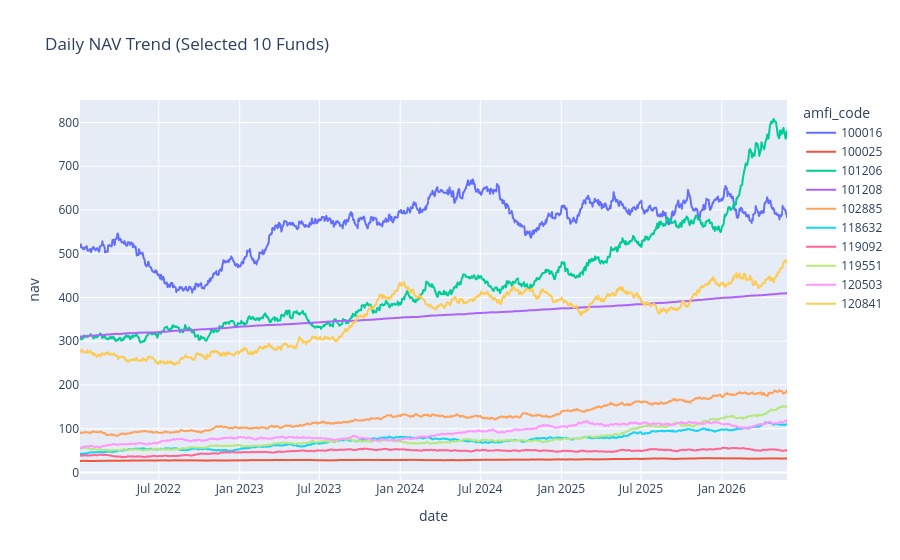

Notebook source saved alongside this figure:
### Code cell
--!0 selected NAV funds trend
selected = [
    119551,  # SBI Bluechip
    120503,  # ICICI Bluechip
    118632,  # Nippon Large Cap
    119092,  # Axis Bluechip
    120841,  # Kotak Bluechip
    100016,
    100025,
    101206,
    101208,
    102885
]

nav10 = nav[nav["amfi_code"].isin(selected)]

fig = px.line(
    nav10,
    x="date",
    y="nav",
    color="amfi_code",
    title="Daily NAV Trend (Selected 10 Funds)"
)

fig.show()

### Figure 1 — Plotly figure (JSON) as saved in the notebook; plotly's stock layout.template omitted (floating-point values rounded to 4 significant figures; data arrays with more than 128 entries replaced by an {"elided": "..."} marker saying what was removed)
{"data": [{"hovertemplate": "amfi_code=100016<br>date=%{x}<br>nav=%{y}<extra></extra>", "legendgroup": "100016", "line": {"color": "#636efa", "dash": "solid"}, "marker": {"symbol": "circle"}, "mode": "lines", "name": "100016", "showlegend": true, "type": "scattergl", "x": {"elided": "1150 str values"}, "xaxis": "x", "y": {"elided": "1150 float values"}, "yaxis": "y"}, {"hovertemplate": "amfi_code=100025<br>date=%{x}<br>nav=%{y}<extra></extra>", "legendgroup": "100025", "line": {"color": "#EF553B", "dash": "solid"}, "marker": {"symbol": "circle"}, "mode": "lines", "name": "100025", "showlegend": true, "type": "scattergl", "x": {"elided": "1150 str values"}, "xaxis": "x", "y": {"elided": "1150 float values"}, "yaxis": "y"}, {"hovertemplate": "amfi_code=101206<br>date=%{x}<br>nav=%{y}<extra></extra>", "legendgroup": "101206", "line": {"color": "#00cc96", "dash": "solid"}, "marker": {"symbol": "circle"}, "mode": "lines", "name": "101206", "showlegend": true, "type": "scattergl", "x": {"elided": "1150 str values"}, "xaxis": "x", "y": {"elided": "1150 float values"}, "yaxis": "y"}, {"hovertemplate": "amfi_code=101208<br>date=%{x}<br>nav=%{y}<extra></extra>", "legendgroup": "101208", "line": {"color": "#ab63fa", "dash": "solid"}, "marker": {"symbol": "circle"}, "mode": "lines", "name": "101208", "showlegend": true, "type": "scattergl", "x": {"elided": "1150 str values"}, "xaxis": "x", "y": {"elided": "1150 float values"}, "yaxis": "y"}, {"hovertemplate": "amfi_code=102885<br>date=%{x}<br>nav=%{y}<extra></extra>", "legendgroup": "102885", "line": {"color": "#FFA15A", "dash": "solid"}, "marker": {"symbol": "circle"}, "mode": "lines", "name": "102885", "showlegend": true, "type": "scattergl", "x": {"elided": "1150 str values"}, "xaxis": "x", "y": {"elided": "1150 float values"}, "yaxis": "y"}, {"hovertemplate": "amfi_code=118632<br>date=%{x}<br>nav=%{y}<extra></extra>", "legendgroup": "118632", "line": {"color": "#19d3f3", "dash": "solid"}, "marker": {"symbol": "circle"}, "mode": "lines", "name": "118632", "showlegend": true, "type": "scattergl", "x": {"elided": "1150 str values"}, "xaxis": "x", "y": {"elided": "1150 float values"}, "yaxis": "y"}, {"hovertemplate": "amfi_code=119092<br>date=%{x}<br>nav=%{y}<extra></extra>", "legendgroup": "119092", "line": {"color": "#FF6692", "dash": "solid"}, "marker": {"symbol": "circle"}, "mode": "lines", "name": "119092", "showlegend": true, "type": "scattergl", "x": {"elided": "1150 str values"}, "xaxis": "x", "y": {"elided": "1150 float values"}, "yaxis": "y"}, {"hovertemplate": "amfi_code=119551<br>date=%{x}<br>nav=%{y}<extra></extra>", "legendgroup": "119551", "line": {"color": "#B6E880", "dash": "solid"}, "marker": {"symbol": "circle"}, "mode": "lines", "name": "119551", "showlegend": true, "type": "scattergl", "x": {"elided": "1150 str values"}, "xaxis": "x", "y": {"elided": "1150 float values"}, "yaxis": "y"}, {"hovertemplate": "amfi_code=120503<br>date=%{x}<br>nav=%{y}<extra></extra>", "legendgroup": "120503", "line": {"color": "#FF97FF", "dash": "solid"}, "marker": {"symbol": "circle"}, "mode": "lines", "name": "120503", "showlegend": true, "type": "scattergl", "x": {"elided": "1150 str values"}, "xaxis": "x", "y": {"elided": "1150 float values"}, "yaxis": "y"}, {"hovertemplate": "amfi_code=120841<br>date=%{x}<br>nav=%{y}<extra></extra>", "legendgroup": "120841", "line": {"color": "#FECB52", "dash": "solid"}, "marker": {"symbol": "circle"}, "mode": "lines", "name": "120841", "showlegend": true, "type": "scattergl", "x": {"elided": "1150 str values"}, "xaxis": "x", "y": {"elided": "1150 float values"}, "yaxis": "y"}], "layout": {"legend": {"title": {"text": "amfi_code"}, "tracegroupgap": 0}, "title": {"text": "Daily NAV Trend (Selected 10 Funds)"}, "xaxis": {"anchor": "y", "domain": [0, 1], "title": {"text": "date"}}, "yaxis": {"anchor": "x", "domain": [0, 1], "title": {"text": "nav"}}}}
